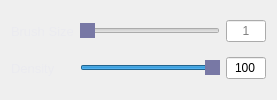
                  <widget class="QWidget" name="brush_page">
                   <layout class="QGridLayout" name="gridLayout_6">
                    <item row="0" column="3">
                     <widget class="QSlider" name="brushSize_slider">
                      <property name="sizePolicy">
                       <sizepolicy hsizetype="Fixed" vsizetype="Fixed">
                        <horstretch>0</horstretch>
                        <verstretch>0</verstretch>
                       </sizepolicy>
                      </property>
                      <property name="minimumSize">
                       <size>
                        <width>140</width>
                        <height>0</height>
                       </size>
                      </property>
                      <property name="styleSheet">
                       <string notr="true">QSlider{
	background-color: none;
}

QSlider:handle{
background-color: rgb(120, 120, 165);
}</string>
                      </property>
                      <property name="minimum">
                       <number>1</number>
                      </property>
                      <property name="maximum">
                       <number>500</number>
                      </property>
                      <property name="pageStep">
                       <number>1</number>
                      </property>
                      <property name="value">
                       <number>1</number>
                      </property>
                      <property name="sliderPosition">
                       <number>1</number>
                      </property>
                      <property name="tracking">
                       <bool>true</bool>
                      </property>
                      <property name="orientation">
                       <enum>Qt::Horizontal</enum>
                      </property>
                      <property name="invertedAppearance">
                       <bool>false</bool>
                      </property>
                      <property name="invertedControls">
                       <bool>false</bool>
                      </property>
                     </widget>
                    </item>
                    <item row="0" column="5">
                     <widget class="QLineEdit" name="brushSize_value">
                      <property name="sizePolicy">
                       <sizepolicy hsizetype="Maximum" vsizetype="Maximum">
                        <horstretch>0</horstretch>
                        <verstretch>0</verstretch>
                       </sizepolicy>
                      </property>
                      <property name="minimumSize">
                       <size>
                        <width>20</width>
                        <height>10</height>
                       </size>
                      </property>
                      <property name="maximumSize">
                       <size>
                        <width>40</width>
                        <height>30</height>
                       </size>
                      </property>
                      <property name="focusPolicy">
                       <enum>Qt::ClickFocus</enum>
                      </property>
                      <property name="text">
                       <string/>
                      </property>
                      <property name="maxLength">
                       <number>3</number>
                      </property>
                      <property name="alignment">
                       <set>Qt::AlignCenter</set>
                      </property>
                      <property name="placeholderText">
                       <string>1</string>
                      </property>
                     </widget>
                    </item>
                    <item row="2" column="3">
                     <widget class="QSlider" name="density_slider">
                      <property name="sizePolicy">
                       <sizepolicy hsizetype="Fixed" vsizetype="Fixed">
                        <horstretch>0</horstretch>
                        <verstretch>0</verstretch>
                       </sizepolicy>
                      </property>
                      <property name="minimumSize">
                       <size>
                        <width>140</width>
                        <height>0</height>
                       </size>
                      </property>
                      <property name="styleSheet">
                       <string notr="true">QSlider{
	background-color: none;
}

QSlider:handle{
background-color: rgb(120, 120, 165);
}</string>
                      </property>
                      <property name="maximum">
                       <number>100</number>
                      </property>
                      <property name="pageStep">
                       <number>1</number>
                      </property>
                      <property name="value">
                       <number>100</number>
                      </property>
                      <property name="tracking">
                       <bool>true</bool>
                      </property>
                      <property name="orientation">
                       <enum>Qt::Horizontal</enum>
                      </property>
                      <property name="invertedAppearance">
                       <bool>false</bool>
                      </property>
                      <property name="invertedControls">
                       <bool>false</bool>
                      </property>
                     </widget>
                    </item>
                    <item row="2" column="1">
                     <widget class="QLabel" name="label_density">
                      <property name="sizePolicy">
                       <sizepolicy hsizetype="Maximum" vsizetype="Preferred">
                        <horstretch>0</horstretch>
                        <verstretch>0</verstretch>
                       </sizepolicy>
                      </property>
                      <property name="font">
                       <font>
                        <family>Segoe UI</family>
                        <pointsize>10</pointsize>
                        <weight>50</weight>
                        <italic>false</italic>
                        <bold>false</bold>
                       </font>
                      </property>
                      <property name="styleSheet">
                       <string notr="true">color: rgb(235, 235, 240);</string>
                      </property>
                      <property name="text">
                       <string>Density</string>
                      </property>
                     </widget>
                    </item>
                    <item row="2" column="5">
                     <widget class="QLineEdit" name="density_value">
                      <property name="sizePolicy">
                       <sizepolicy hsizetype="Maximum" vsizetype="Maximum">
                        <horstretch>0</horstretch>
                        <verstretch>0</verstretch>
                       </sizepolicy>
                      </property>
                      <property name="minimumSize">
                       <size>
                        <width>20</width>
                        <height>10</height>
                       </size>
                      </property>
                      <property name="maximumSize">
                       <size>
                        <width>40</width>
                        <height>30</height>
                       </size>
                      </property>
                      <property name="focusPolicy">
                       <enum>Qt::ClickFocus</enum>
                      </property>
                      <property name="text">
                       <string>100</string>
                      </property>
                      <property name="maxLength">
                       <number>3</number>
                      </property>
                      <property name="alignment">
                       <set>Qt::AlignCenter</set>
                      </property>
                     </widget>
                    </item>
                    <item row="0" column="1">
                     <widget class="QLabel" name="label_Size">
                      <property name="sizePolicy">
                       <sizepolicy hsizetype="Maximum" vsizetype="Preferred">
                        <horstretch>0</horstretch>
                        <verstretch>0</verstretch>
                       </sizepolicy>
                      </property>
                      <property name="font">
                       <font>
                        <family>Segoe UI</family>
                        <pointsize>10</pointsize>
                        <weight>50</weight>
                        <italic>false</italic>
                        <bold>false</bold>
                       </font>
                      </property>
                      <property name="styleSheet">
                       <string notr="true">color: rgb(235, 235, 240);</string>
                      </property>
                      <property name="text">
                       <string>Brush Size</string>
                      </property>
                     </widget>
                    </item>
                   </layout>
                  </widget>
